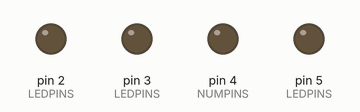
Simulated run of this sketch. Board: Arduino Uno, built with avr-gcc and run on an emulated ATmega328P. Parts: output pins drawn as LEDs (lit = HIGH).

Above: at 0.1 s.
At 19.7 s:
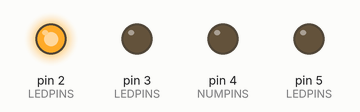
At 20.3 s:
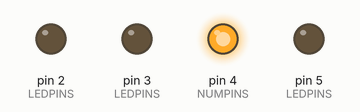
At 21.0 s:
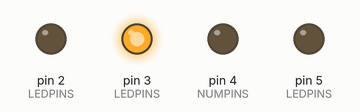
At 22.4 s:
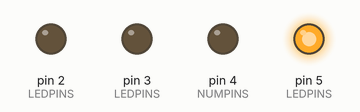
At 25.2 s:
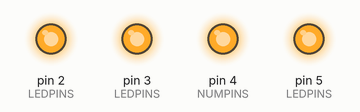
Timing chart, 0 to 35.6 s (numbered marks = the images above):
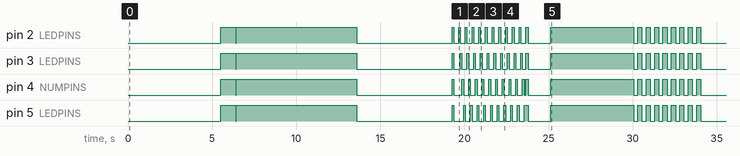

The sketch:

Jace.ino
```cpp
// JACES BOARD HAS NO BROKEN PORTS
int LARM = 2, RARM = 4,
    CHST = 3, LEGS = 5;
int LEDPINS[] = {LARM, CHST, RARM, LEGS};
#define NUMPINS 4

void setup() {
  setPins();
//  testPins();
}
void loop(){
  delay(3577 + 377 + 1564);
  allOn(841);
  strobeAll(2874 / 50);
  delay(24);
  allOn(6352 + 200 + 200 + 200 + 200);
  allOff(967 + 3210 + 1175 + 100 + 223);
  allOn(100);
  allOff(284);
  strobeParts( 4141);
  delay(141);
  allOff(705 + 493);
  allOn(4671);
  strobeAll (3724 + 523);

  delay(60000);//restarts after 1 min
}

//============begin setup functions=============================
void setPins(){
  for(int PININDEX = 0; PININDEX < NUMPINS; PININDEX++){
    pinMode( LEDPINS[PININDEX], OUTPUT );
  }
}
void testPins(){
  for(int PININDEX = 0; PININDEX < NUMPINS; PININDEX++){
    digitalWrite( LEDPINS[PININDEX], HIGH);
    delay(250);
    digitalWrite( LEDPINS[PININDEX], LOW);
  }
  allOn(3000);
  allOff(3000);
  strobeAll(3000);
  strobeParts(10000);
}
//==========end setup functions==================================
//==========begin wire functions=================================
void allOn(){// Turns every pin on and leaves it on
  for(int PININDEX = 0; PININDEX < NUMPINS; PININDEX++){
    digitalWrite( LEDPINS[PININDEX], HIGH);
  }
}
void allOn(int timeOn){// Turns every pin on->delays->leaves on
  allOn();
  delay(timeOn);
}
void allOff(){//Turns every PIN off and leaves it off
  for(int PININDEX = 0; PININDEX < NUMPINS; PININDEX++){
    digitalWrite( LEDPINS[PININDEX], LOW);
  }
}
void allOff(int timeOff){// Turns every PIN off->delay->leaves off
  allOff();
  delay(timeOff);
}
void strobeAll(int duration){// FLICKERS ALL PINS - pls make strobeperiod even
  int strobePeriod = 500;//ms -> REMEMBER PERIOD IS ONE COMPLETE CYCLE!
  int overlapTime = duration % strobePeriod;
  for(int currcycle = 0; currcycle < duration / strobePeriod; currcycle++){
    allOn(strobePeriod / 2);
    allOff(strobePeriod / 2);
  }
  allOn(overlapTime);
  allOff();
}
void strobeParts(int duration){//Flickers different body parts at different intervals!
  int singleFlickerPeriod = 100;// How long a single pin is on for
  int strobePeriod = NUMPINS * singleFlickerPeriod;
  int overlapTime = duration % strobePeriod;
  for(int currcycle = 0; currcycle < duration / strobePeriod; currcycle++){
    for( int PININDEX = 0; PININDEX < NUMPINS; PININDEX++){
      digitalWrite( LEDPINS[ PININDEX ], HIGH);
      delay(singleFlickerPeriod);
      digitalWrite( LEDPINS[ PININDEX ], LOW);
    }
  }
  allOn(overlapTime);
  allOff();
}
//============end wire functions==================================
```
